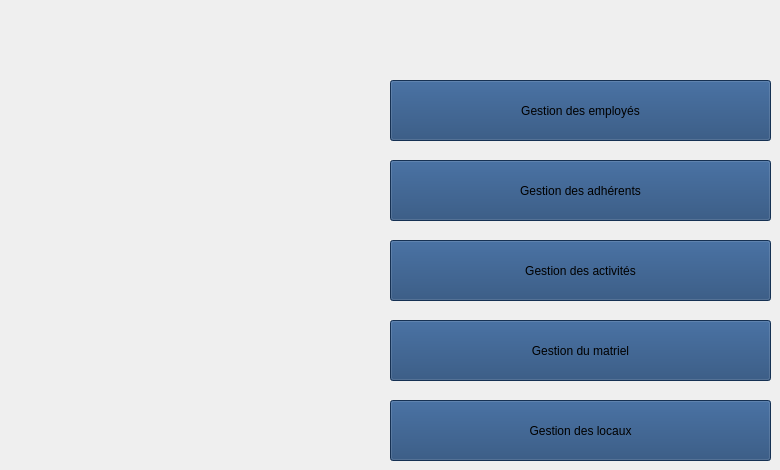
    <widget class="QWidget" name="menup">
     <widget class="QPushButton" name="gp">
      <property name="geometry">
       <rect>
        <x>390</x>
        <y>80</y>
        <width>381</width>
        <height>61</height>
       </rect>
      </property>
      <property name="whatsThis">
       <string>&lt;html&gt;&lt;head/&gt;&lt;body&gt;&lt;p&gt;&lt;span style=&quot; font-size:16pt;&quot;&gt;fv&lt;/span&gt;&lt;/p&gt;&lt;/body&gt;&lt;/html&gt;</string>
      </property>
      <property name="styleSheet">
       <string notr="true">background-color: rgb(31, 69, 116);</string>
      </property>
      <property name="text">
       <string>Gestion des employés</string>
      </property>
     </widget>
     <widget class="QPushButton" name="pushButton_3">
      <property name="geometry">
       <rect>
        <x>390</x>
        <y>160</y>
        <width>381</width>
        <height>61</height>
       </rect>
      </property>
      <property name="whatsThis">
       <string>&lt;html&gt;&lt;head/&gt;&lt;body&gt;&lt;p&gt;&lt;span style=&quot; font-size:16pt;&quot;&gt;fv&lt;/span&gt;&lt;/p&gt;&lt;/body&gt;&lt;/html&gt;</string>
      </property>
      <property name="styleSheet">
       <string notr="true">color: rgb(0, 0, 0);
background-color: rgb(31, 69, 116);</string>
      </property>
      <property name="text">
       <string>Gestion des adhérents</string>
      </property>
     </widget>
     <widget class="QPushButton" name="pushButton_4">
      <property name="geometry">
       <rect>
        <x>390</x>
        <y>240</y>
        <width>381</width>
        <height>61</height>
       </rect>
      </property>
      <property name="whatsThis">
       <string>&lt;html&gt;&lt;head/&gt;&lt;body&gt;&lt;p&gt;&lt;span style=&quot; font-size:16pt;&quot;&gt;fv&lt;/span&gt;&lt;/p&gt;&lt;/body&gt;&lt;/html&gt;</string>
      </property>
      <property name="styleSheet">
       <string notr="true">color: rgb(0, 0, 0);
background-color: rgb(31, 69, 116);</string>
      </property>
      <property name="text">
       <string>Gestion des activités</string>
      </property>
     </widget>
     <widget class="QPushButton" name="pushButton_5">
      <property name="geometry">
       <rect>
        <x>390</x>
        <y>320</y>
        <width>381</width>
        <height>61</height>
       </rect>
      </property>
      <property name="whatsThis">
       <string>&lt;html&gt;&lt;head/&gt;&lt;body&gt;&lt;p&gt;&lt;span style=&quot; font-size:16pt;&quot;&gt;fv&lt;/span&gt;&lt;/p&gt;&lt;/body&gt;&lt;/html&gt;</string>
      </property>
      <property name="styleSheet">
       <string notr="true">color: rgb(0, 0, 0);
background-color: rgb(31, 69, 116);</string>
      </property>
      <property name="text">
       <string>Gestion du matriel</string>
      </property>
     </widget>
     <widget class="QPushButton" name="pushButton_6">
      <property name="geometry">
       <rect>
        <x>390</x>
        <y>400</y>
        <width>381</width>
        <height>61</height>
       </rect>
      </property>
      <property name="whatsThis">
       <string>&lt;html&gt;&lt;head/&gt;&lt;body&gt;&lt;p&gt;&lt;span style=&quot; font-size:16pt;&quot;&gt;fv&lt;/span&gt;&lt;/p&gt;&lt;/body&gt;&lt;/html&gt;</string>
      </property>
      <property name="styleSheet">
       <string notr="true">color: rgb(0, 0, 0);
background-color: rgb(31, 69, 116);</string>
      </property>
      <property name="text">
       <string>Gestion des locaux</string>
      </property>
     </widget>
    </widget>
